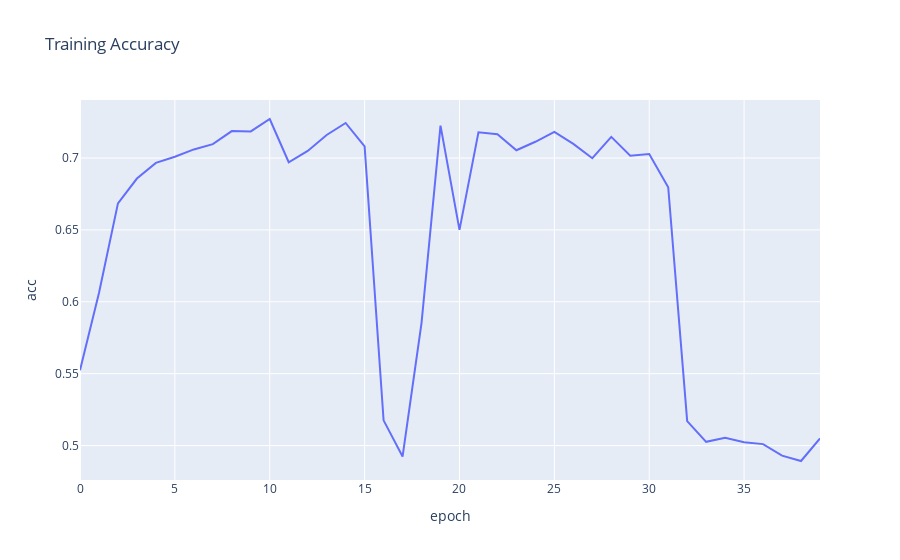

Notebook source saved alongside this figure:
### Code cell
fig_accuracy = px.line(train_log_df, x=train_log_df['epoch'], y=train_log_df['acc'], title='Training Accuracy')
fig_accuracy.show()

### Figure 1 — Plotly figure (JSON) as saved in the notebook; plotly's stock layout.template omitted (floating-point values rounded to 4 significant figures)
{"data": [{"hovertemplate": "epoch=%{x}<br>acc=%{y}<extra></extra>", "legendgroup": "", "line": {"color": "#636efa", "dash": "solid"}, "marker": {"symbol": "circle"}, "mode": "lines", "name": "", "orientation": "v", "showlegend": false, "x": [0, 1, 2, 3, 4, 5, 6, 7, 8, 9, 10, 11, 12, 13, 14, 15, 16, 17, 18, 19, 20, 21, 22, 23, 24, 25, 26, 27, 28, 29, 30, 31, 32, 33, 34, 35, 36, 37, 38, 39], "xaxis": "x", "y": [0.5523, 0.6061, 0.6684, 0.6857, 0.6966, 0.7009, 0.706, 0.7097, 0.7187, 0.7185, 0.7271, 0.6971, 0.7049, 0.716, 0.7244, 0.708, 0.5175, 0.4923, 0.5854, 0.7225, 0.65, 0.7179, 0.7165, 0.7054, 0.7113, 0.7182, 0.7099, 0.6998, 0.7147, 0.7016, 0.7028, 0.6797, 0.517, 0.5026, 0.5054, 0.5023, 0.501, 0.493, 0.4892, 0.5049], "yaxis": "y", "type": "scatter"}], "layout": {"xaxis": {"anchor": "y", "domain": [0.0, 1.0], "title": {"text": "epoch"}}, "yaxis": {"anchor": "x", "domain": [0.0, 1.0], "title": {"text": "acc"}}, "legend": {"tracegroupgap": 0}, "title": {"text": "Training Accuracy"}}}
